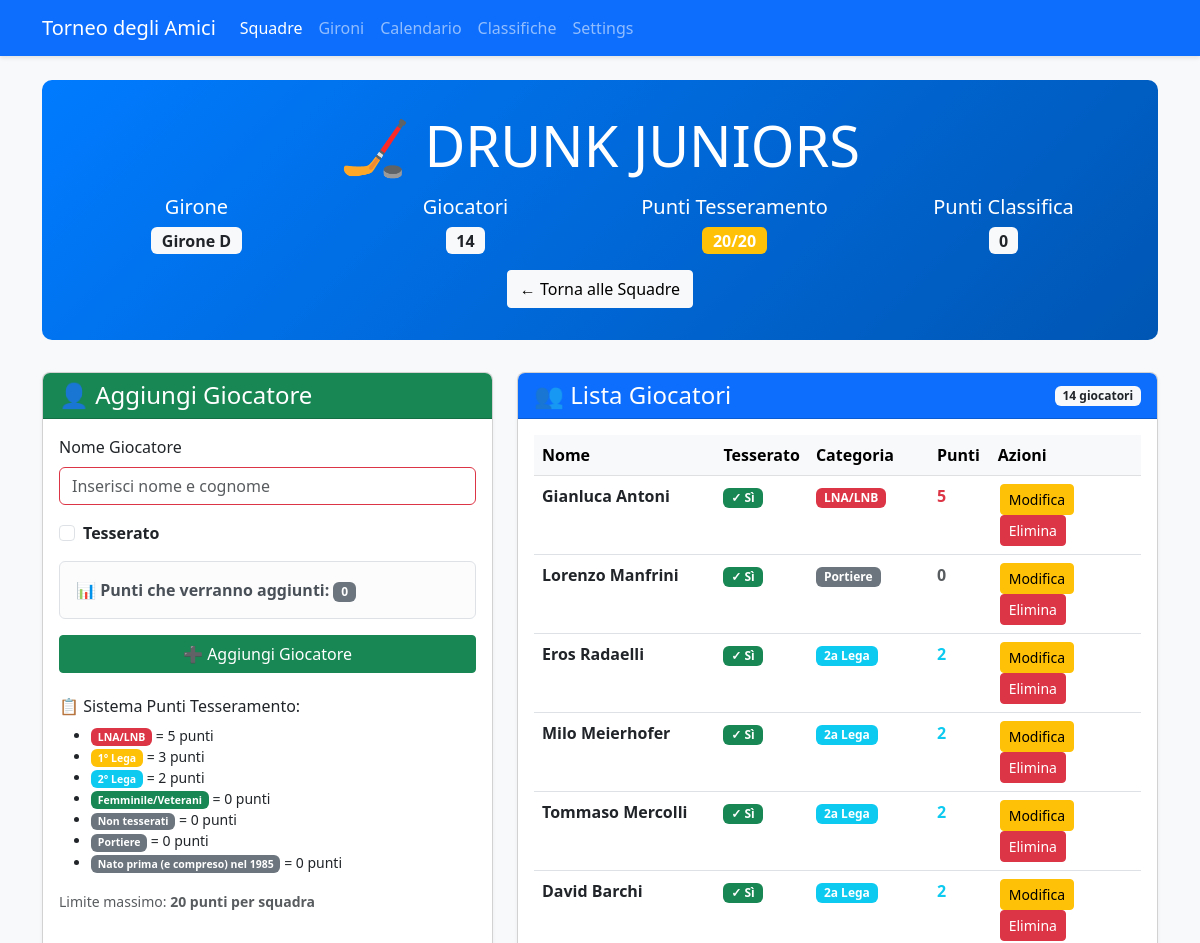
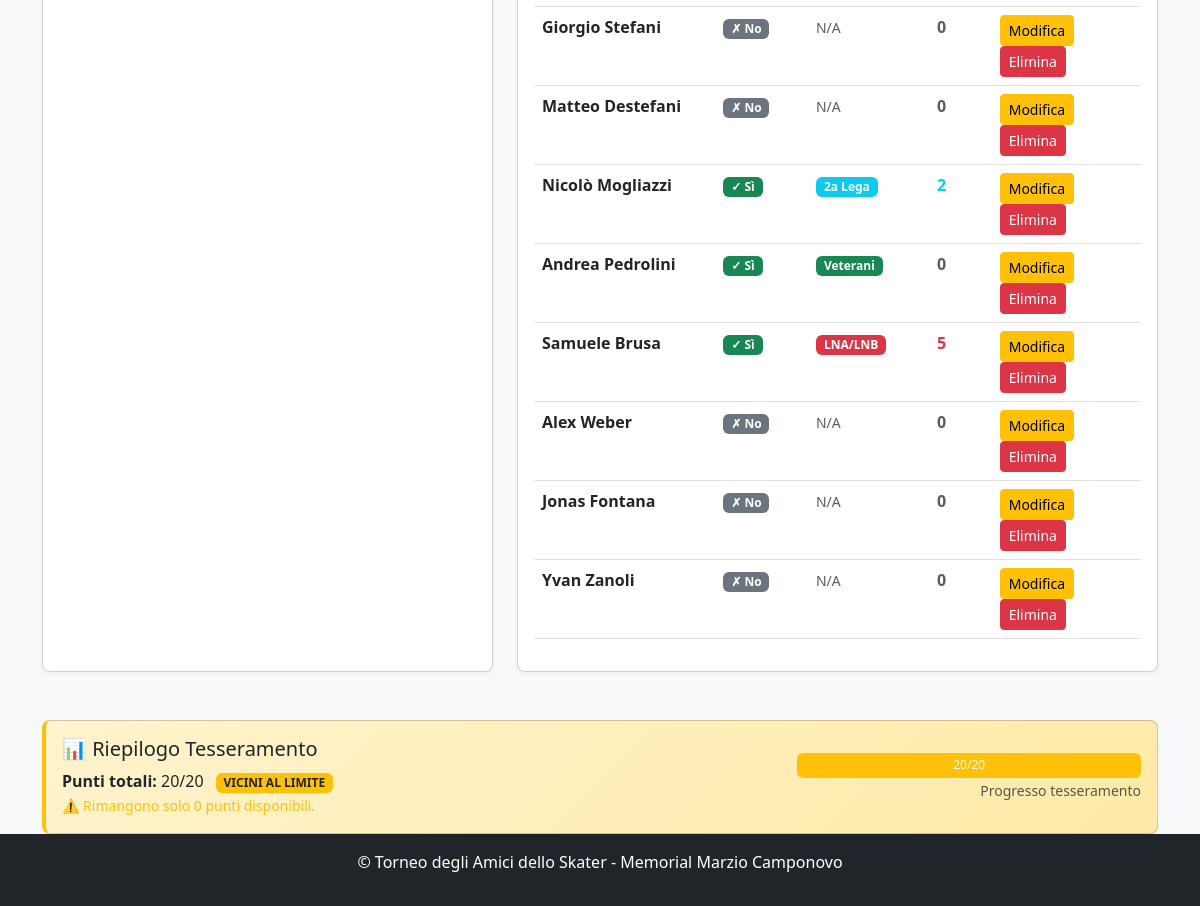
Before: /team/1 with the older database file (2 pictures, top to bottom).
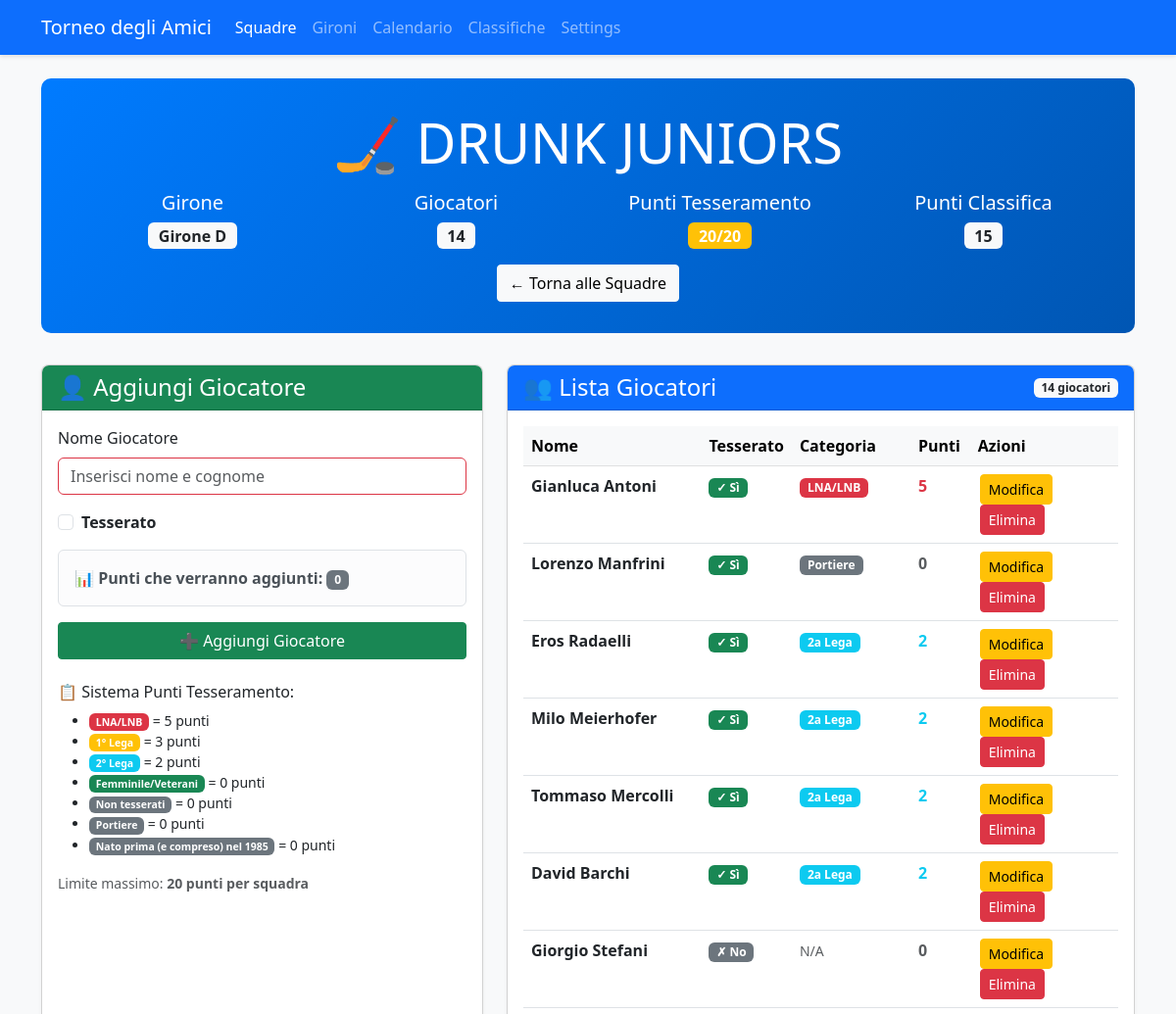
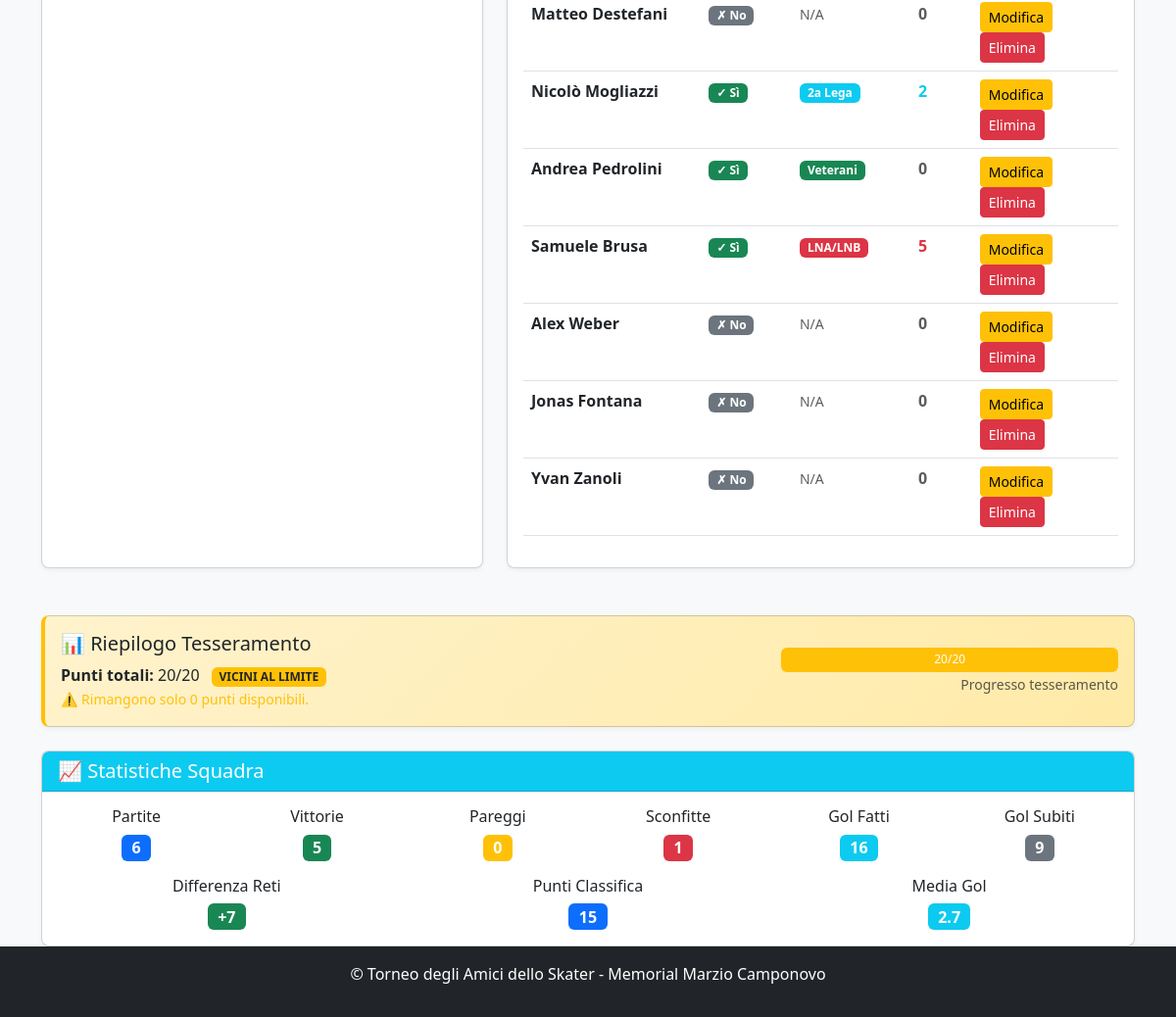
After: the same page with the newer database file (2 pictures, top to bottom).
### app.py (models this page shows)
class Team(db.Model):
    id = db.Column(db.Integer, primary_key=True)
    name = db.Column(db.String(100), nullable=False, unique=True)
    group = db.Column(db.String(1))  # A, B, C, or D
    group_order = db.Column(db.Integer, default=0)  # NUOVO CAMPO per l'ordinamento nel girone
    players = db.relationship('Player', backref='team', lazy=True)
    matches = db.relationship(
        'Match',
        primaryjoin="or_(Team.id == Match.team1_id, Team.id == Match.team2_id)",
        lazy=True,
        overlaps="team1,team2"
    )
    wins = db.Column(db.Integer, default=0)
    losses = db.Column(db.Integer, default=0)
    draws = db.Column(db.Integer, default=0)
    goals_for = db.Column(db.Integer, default=0)
    goals_against = db.Column(db.Integer, default=0)
    points = db.Column(db.Integer, default=0)
    @property
    def goal_difference(self):
        return self.goals_for - self.goals_against
    @property
    def games_played(self):
        return self.wins + self.losses + self.draws
    @property
    def player_points_total(self):
        return sum(player.registration_points for player in self.players)

### app.py (the view, shortened to what this page needs)
@app.route('/team/<int:team_id>', methods=['GET', 'POST'])
def team_detail(team_id):
    team = Team.query.get_or_404(team_id)
    return render_template('team_detail.html', team=team)

### app.py (called while the page is built, shortened)
@app.teardown_appcontext
def cleanup_db(error):
    if error:
        db.session.rollback()
    db.session.remove()

def get_tournament_dates():
    try:
        if db.inspect(db.engine).has_table('tournament_settings'):
            settings = TournamentSettings.query.first()
            if settings and settings.qualification_day1:
                return {
                    'qualification_day1': settings.qualification_day1,
                    'qualification_day2': settings.qualification_day2,
                    'quarterfinals_ml': settings.quarterfinals_ml_date,
                    'quarterfinals_bl': settings.quarterfinals_bl_date,
                    'semifinals_ml': settings.semifinals_ml_date,
                    'semifinals_bl': settings.semifinals_bl_date,
                    'finals': settings.finals_date
                }
    except Exception as e:
        print(f"Errore nel recupero date da settings: {e}")

### templates/team_detail.html (shortened to what the changed rows need)
<!DOCTYPE html>
<html lang="it">
<head>
    <link rel="stylesheet" href="https://cdn.jsdelivr.net/npm/bootstrap@5.3.0/dist/css/bootstrap.min.css">
    <link rel="stylesheet" href="{{ url_for('static', filename='style.css') }}">
</head>
<body class="d-flex flex-column min-vh-100">
    <div class="container mt-4">
        <div class="team-header text-center">
            <h1 class="display-4 mb-3">🏒 {{ team.name }}</h1>
            <div class="row">
                <div class="col-md-3">
                    <h5>Girone</h5>
                    <span class="badge bg-light text-dark fs-6">
                        {% if team.group %}Girone {{ team.group }}{% else %}Non assegnato{% endif %}
                    </span>
                </div>
                <div class="col-md-3">
                </div>
                <div class="col-md-3">
                </div>
                <div class="col-md-3">
                    <h5>Punti Classifica</h5>
                    <span class="badge bg-light text-dark fs-6">{{ team.points }}</span>
                </div>
            </div>
            <div class="mt-3">
                <a href="{{ url_for('teams') }}" class="btn btn-light">
                </a>
            </div>
        </div>
        <div class="row">
            <div class="col-lg-7 mb-4">
                <div class="card h-100">
                    <div class="card-body">
                        {% if team.players %}
                            <div class="table-responsive">
                                <table class="table table-hover">
                                    <thead class="table-light">
                                        <tr>
                                            <th width="30%">Nome</th>
                                            <th width="15%">Tesserato</th>
                                            <th width="20%">Categoria</th>
                                            <th width="10%">Punti</th>
                                            <th width="25%">Azioni</th>
                                        </tr>
                                    </thead>
                                </table>
                            </div>
                        {% endif %}
                    </div>
                </div>
            </div>
        </div>
        {% if team.games_played > 0 %}
        <div class="row mt-4">
            <div class="col-12">
                <div class="card">
                    <div class="card-header bg-info text-white">
                        <h5 class="mb-0">📈 Statistiche Squadra</h5>
                    </div>
                    <div class="card-body">
                        <div class="row text-center">
                            <div class="col-md-2">
                                <h6>Partite</h6>
                                <span class="badge bg-primary fs-6">{{ team.games_played }}</span>
                            </div>
                            <div class="col-md-2">
                                <h6>Vittorie</h6>
                                <span class="badge bg-success fs-6">{{ team.wins }}</span>
                            </div>
                            <div class="col-md-2">
                                <h6>Pareggi</h6>
                                <span class="badge bg-warning fs-6">{{ team.draws }}</span>
                            </div>
                            <div class="col-md-2">
                                <h6>Sconfitte</h6>
                                <span class="badge bg-danger fs-6">{{ team.losses }}</span>
                            </div>
                            <div class="col-md-2">
                                <h6>Gol Fatti</h6>
                                <span class="badge bg-info fs-6">{{ team.goals_for }}</span>
                            </div>
                            <div class="col-md-2">
                                <h6>Gol Subiti</h6>
                                <span class="badge bg-secondary fs-6">{{ team.goals_against }}</span>
                            </div>
                        </div>
                        <div class="row text-center mt-3">
                            <div class="col-md-4">
                                <h6>Differenza Reti</h6>
                                <span class="badge {% if team.goal_difference > 0 %}bg-success{% elif team.goal_difference < 0 %}bg-danger{% else %}bg-secondary{% endif %} fs-6">
                                    {{ '+' if team.goal_difference > 0 else '' }}{{ team.goal_difference }}
                                </span>
                            </div>
                            <div class="col-md-4">
                                <h6>Punti Classifica</h6>
                                <span class="badge bg-primary fs-6">{{ team.points }}</span>
                            </div>
                            <div class="col-md-4">
                                <h6>Media Gol</h6>
                                <span class="badge bg-info fs-6">
                                    {{ (team.goals_for / team.games_played)|round(1) if team.games_played > 0 else 0 }}
                                </span>
                            </div>
                        </div>
                    </div>
                </div>
            </div>
        </div>
        {% endif %}
    </div>
</body>
</html>

Changed rows visible on the page:
changed Team "DRUNK JUNIORS": points "0" → "15"; games_played (not shown) → "6"; wins (not shown) → "5"; draws (not shown) → "0"; losses (not shown) → "1"; goals_for (not shown) → "16"; goals_against (not shown) → "9"; goals_for+goals_against (not shown) → "+"; goal_difference (not shown) → "7"; points (not shown) → "15"; wins+losses+draws (not shown) → "2.7"
Other visible differences:
text now shown: "📈 Statistiche Squadra Partite Vittorie Pareggi Sconfitte Gol Fatti Gol Subiti Differenza Reti Punti Classifica Media Gol"
